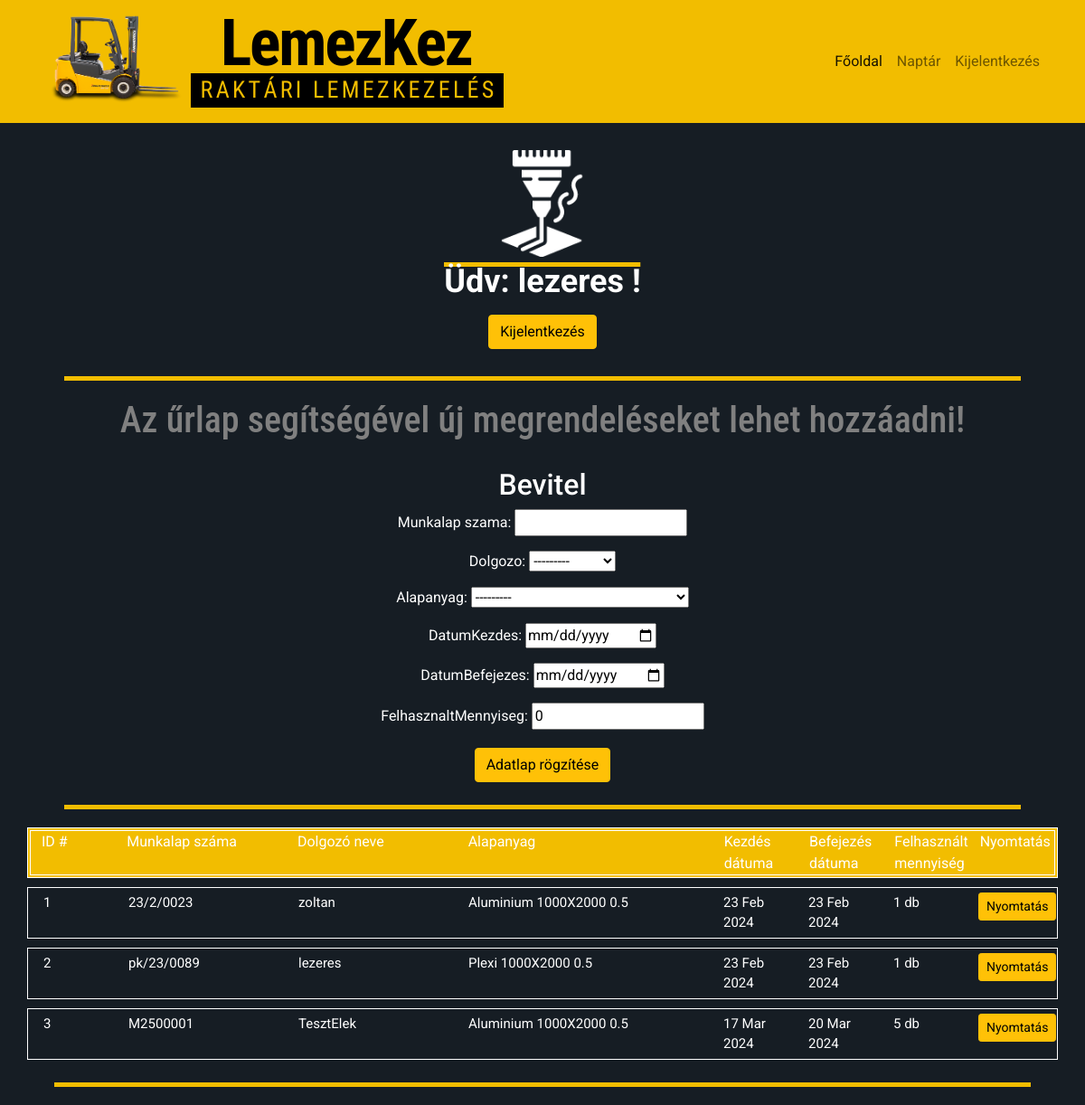
The app's page /megrendeles/ (signed in) with its own data.
### raktar_app/models.py (models this page shows)
class CustomUser(AbstractUser):
     raktaros = models.BooleanField(default=False)
     lezervago = models.BooleanField(default=False)

class Megrendelesek(models.Model):
        munkalap_szama = models.CharField(max_length = 30)
        dolgozo = models.ForeignKey(CustomUser, on_delete = models.CASCADE)
        alapanyag = models.ForeignKey(Alapanyag ,on_delete = models.CASCADE)
        datumKezdes = models.DateField()
        datumBefejezes = models.DateField()
        felhasznaltMennyiseg = models.PositiveIntegerField(default=0)

class Alapanyag(models.Model):
     anyagtipus = [
                        ("Aluminium" , "Aluminium"),
                        ("Horganyzott" , "Horganyzott"),
                        ("Plexi", "Plexi"),
                        ("Rozsdamentes","Rozsdamentes"),
                        ("Szénacél", "Szénacél") ]
     anyagtipusa= models.CharField(max_length = 20 ,choices = anyagtipus)
     vastagsag = [("0.5", "0.5"),
                  ("1.0", "1.0"),
                  ("1,5", "1,5"),
                  ("2.0", "2.0"),
                  ("2,5", "2,5")]
     vastagsag_valaszt = models.CharField(max_length = 10, choices = vastagsag)
     meret = [("1000X2000", "1000X2000"),
              ("1250X2500", "1250X2000"),
              ("1500X3000", "1500X3000"),
              ]
     meret_valaszt = models.CharField(max_length =30, choices = meret)
     darabszam = models.PositiveIntegerField(default=0)
     polc_szama = models.PositiveIntegerField(default=0)
     rogzit_datum = models.DateField()
     kiadasdatuma = models.DateTimeField()
     def __str__(self):
        return f"{self.anyagtipusa} {self.meret_valaszt} {self.vastagsag_valaszt}"

### raktar_app/views.py (the view, shortened to what this page needs)
# urls.py: path('megrendeles/', views.megrendeles, name= 'megrendeles'),
def megrendeles(request):
    megrform = MegrendelesForm()
    megrendelesek_lista = Megrendelesek.objects.all()
    return render(request, 'megrendeles.html', { 'object_list':megrendelesek_lista,
                                            'megrform': megrform})

### raktar_app/forms.py
class MegrendelesForm(forms.ModelForm):
    class Meta:
        model = Megrendelesek
        fields = ('munkalap_szama',
                  'dolgozo',
                  'alapanyag',
                  'datumKezdes',
                  'datumBefejezes',
                  'felhasznaltMennyiseg')
        widgets={'datumKezdes': forms.DateInput(attrs={"type": "date"},format = "%Y-%m-%d" ),
                 'datumBefejezes': forms.DateInput(attrs={"type": "date"}, format = "%Y-%m-%d" )}

### templates/megrendeles.html (shortened to what this page needs)
{% load static %}
<!DOCTYPE html>
<html lang="hu">
<head>
  <link href="https://cdn.jsdelivr.net/npm/bootstrap@5.0.2/dist/css/bootstrap.min.css" rel="stylesheet"
>
  <link rel="stylesheet" href="{% static 'css/megrendeles.css' %}">
</head>
<body>
  <nav class="navbar navbar-expand-lg navbar-light">
    <div class="container">
      <a class="navbar-logo1" href=""><img src="/static/pictures/lemezkez-logo-navbar-forklift.png" alt="LemezKez Logó"
          title="LemezKez Logója">
        <a class="navbar-logo2" href=""><img src="/static/pictures/lemezkez-logo-navbar.png" alt="LemezKez Logó"
            title="LemezKez Logója">
          <div class="collapse navbar-collapse" id="navbarNav">
            <ul class="navbar-nav ms-auto">
              <li class="nav-item">
                <a class="nav-link active" aria-current="page" href="http://127.0.0.1:8000/">Főoldal</a>
              </li>
              <li class="nav-item">
                <a class="nav-link" href="http://127.0.0.1:8000/naptar">Naptár</a>
              </li>
              <li class="nav-item">
                <a class="nav-link" href="http://127.0.0.1:8000/login">Kijelentkezés</a>
              </li>
            </ul>
          </div>
    </div>
  </nav>
  <div id="kozepre" class="container-fluid">
    <img class="warning-pics" src="/static/pictures/laser-cutting-machine-feher.png" alt="felhasználói ikon">
    {% if user.is_authenticated and user.lezervago == True %}
    <div class="loggedin">
      <span> Üdv: {{user.username}} !</span>
    </div>
    <form action="{% url 'logout' %}" method="post">
      <div class="form-group" id="kijelentkezesGomb"><button class="btn btn-block btn btn-warning"
          type="submit">Kijelentkezés</button></div>
    </form>
  </div>
  <div id="kozepre" class="container-fluid">
    <div class="sarga-csik"></div>
    <h1 class="roboto-condensed-sajat">Az űrlap segítségével új megrendeléseket lehet hozzáadni!</h1>
    <form method="POST">
      <h2>Bevitel</h2>
      {{megrform.as_p}}
      <div class="form-group" id="rogzitesGomb"><button class="btn btn-block btn btn-warning">Adatlap rögzítése</button>
      </div>
    </form>
    <div class="sarga-csik"></div>
  </div>
  <div class="container">
    <div class="row table-header">
      <div class="col-md-1">ID #</div>
      <div class="col-md-2">Munkalap száma</div>
      <div class="col-md-2">Dolgozó neve</div>
      <div class="col-md-3">Alapanyag</div>
      <div class="col-md-1">Kezdés dátuma</div>
      <div class="col-md-1">Befejezés dátuma</div>
      <div class="col-md-1">Felhasznált mennyiség</div>
      <div class="col-md-1">Nyomtatás</div>
    </div>
    {% for adatok in object_list %}
    <div class="row table-row">
      <div class="col-sm-1">{{ adatok.id }}</div>
      <div class="col-sm-2">{{ adatok.munkalap_szama }}</div>
      <div class="col-sm-2">{{ adatok.dolgozo }}</div>
      <div class="col-sm-3">{{ adatok.alapanyag }}</div>
      <div class="col-sm-1">{{ adatok.datumKezdes }}</div>
      <div class="col-sm-1">{{ adatok.datumBefejezes }}</div>
      <div class="col-sm-1">{{ adatok.felhasznaltMennyiseg }} db</div>
      <div class="col-sm-1"><button class="btn btn-block btn btn-warning btn-sm">Nyomtatás</button></div>
    </div>
    {% endfor %}
  </div>
  <div class="sarga-csik"></div>
  {%endif%}
</body>
</html>

### static/css/megrendeles.css (style rules this page uses)
body { font-family: 'Roboto', sans-serif; background-color: #161D24; color: white; }
.roboto-condensed-sajat { font-family: "Roboto Condensed", sans-serif; font-optical-sizing: auto; font-weight: 500; font-style: normal; }
p { color: white; text-align: center; }
.navbar { background-color: #F2BD00; }
.navbar-logo1 img { max-height: 120px; height: auto; margin-right: 10px; }
.navbar-logo2 img { max-height: 110px; height: auto; margin-right: 10px; }
#kozepre { margin-top: 30px; align-items: center; text-align: center; font-family: 'Roboto', sans-serif; }
h1 { text-align: center; color: grey; margin-left: auto; margin-right: auto; }
h2 { padding-top: 20px; text-align: center; color: white; margin-left: auto; margin-right: auto; }
.warning-pics { max-width: 10%; }
.loggedin { font-weight: bold; color: white; font-size: 18px; font-family: 'Roboto'; }
span { font-family: 'Roboto'; font-size: 2em; transform: translate(-70%, -70%); background-image: radial-gradient(#F2BD00, #F2BD00); background-size: 100% 5px; background-repeat: no-repeat; background-position: 100% 0%; transition: background-size .5s, background-position .5s ease-in-out; }
.sarga-csik { margin-top: 25px; margin-bottom: 20px; margin-left: auto; margin-right: auto; width: 90%; height: 5px; background-color: #f2bd00; }
#kijelentkezesGomb { margin-top: 10px; }
#rogzitesGomb { margin-top: 20px; }
.table-header { padding: auto; text-align: left; font-size: 16px; background-color: #F2BD00; border: 4px double white; margin-bottom: 10px; }
.table-row { padding: 5px; text-align: left; font-size: 15px; border: 1px solid #FFFFFF; margin-bottom: 10px; }

### records on screen
CustomUser: username "lezeres"
Megrendelesek: id "1", munkalap_szama "23/2/0023", dolgozo "zoltan", alapanyag "Aluminium 1000X2000 0.5", datumKezdes "23 Feb 2024", datumBefejezes "23 Feb 2024", felhasznaltMennyiseg "1"
Megrendelesek: id "2", munkalap_szama "pk/23/0089", dolgozo "lezeres", alapanyag "Plexi 1000X2000 0.5", datumKezdes "23 Feb 2024", datumBefejezes "23 Feb 2024", felhasznaltMennyiseg "1"
Megrendelesek: id "3", munkalap_szama "M2500001", dolgozo "TesztElek", alapanyag "Aluminium 1000X2000 0.5", datumKezdes "17 Mar 2024", datumBefejezes "20 Mar 2024", felhasznaltMennyiseg "5"
